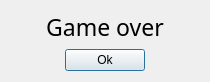
<?xml version="1.0" encoding="UTF-8"?>
<ui version="4.0">
 <class>UserNameDialog</class>
 <widget class="QDialog" name="UserNameDialog">
  <property name="geometry">
   <rect>
    <x>0</x>
    <y>0</y>
    <width>210</width>
    <height>74</height>
   </rect>
  </property>
  <property name="windowTitle">
   <string>Game over</string>
  </property>
  <property name="styleSheet">
   <string notr="true">Style.txt</string>
  </property>
  <layout class="QVBoxLayout" name="verticalLayout">
   <item>
    <widget class="QLabel" name="label">
     <property name="font">
      <font>
       <family>Segoe Print</family>
       <pointsize>17</pointsize>
      </font>
     </property>
     <property name="text">
      <string>Game over</string>
     </property>
     <property name="textFormat">
      <enum>Qt::RichText</enum>
     </property>
     <property name="alignment">
      <set>Qt::AlignCenter</set>
     </property>
    </widget>
   </item>
   <item>
    <layout class="QHBoxLayout" name="horizontalLayout">
     <item>
      <spacer name="horizontalSpacer">
       <property name="orientation">
        <enum>Qt::Horizontal</enum>
       </property>
       <property name="sizeHint" stdset="0">
        <size>
         <width>40</width>
         <height>20</height>
        </size>
       </property>
      </spacer>
     </item>
     <item>
      <widget class="QPushButton" name="okPushButton">
       <property name="styleSheet">
        <string notr="true">Style.txt</string>
       </property>
       <property name="text">
        <string>    Ok    </string>
       </property>
      </widget>
     </item>
     <item>
      <spacer name="horizontalSpacer_2">
       <property name="orientation">
        <enum>Qt::Horizontal</enum>
       </property>
       <property name="sizeHint" stdset="0">
        <size>
         <width>40</width>
         <height>20</height>
        </size>
       </property>
      </spacer>
     </item>
    </layout>
   </item>
  </layout>
 </widget>
 <resources/>
 <connections>
  <connection>
   <sender>okPushButton</sender>
   <signal>clicked()</signal>
   <receiver>UserNameDialog</receiver>
   <slot>accept()</slot>
   <hints>
    <hint type="sourcelabel">
     <x>143</x>
     <y>125</y>
    </hint>
    <hint type="destinationlabel">
     <x>91</x>
     <y>96</y>
    </hint>
   </hints>
  </connection>
 </connections>
</ui>
